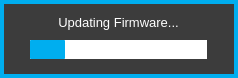
<?xml version="1.0" encoding="UTF-8"?>
<ui version="4.0">
 <class>FwProgressForm</class>
 <widget class="QWidget" name="FwProgressForm">
  <property name="geometry">
   <rect>
    <x>0</x>
    <y>0</y>
    <width>238</width>
    <height>78</height>
   </rect>
  </property>
  <property name="windowTitle">
   <string>Form</string>
  </property>
  <property name="styleSheet">
   <string notr="true">QWidget
{
	background:		rgba(35,31,32,255);
	border: 4px solid rgba(0,174,239,255);
}  

QWidget:hover
{
	/*border:				3px solid rgb(0, 126, 126)*/
}        

/*-------QFrame-------*/
QFrame
{
	background: rgb(60, 60, 60);
}

/* ---------- QLabels ------------*/
QLabel
{
	background:		rgba(0,0,0,0);
	color: 				white;
	font: 				10pt &quot;Futura&quot;;
	border:				none;
}

QLabel:hover
{
	border:				none;
}  

/* ---------- QSpinBox ------------*/
QSpinBox
{
	font: 10pt &quot;Futura&quot;;
	border: 2px solid rgb(0,174,239);
	background-color: rgba(0, 0, 0, 255);
	color: white;
	padding:0, 3, 0, 0;
}

QSpinBox::focus
{
	border: none;
	outline: none;
}

/* ---------- QLineEdit ------------*/
QLineEdit
{
	font: 10pt &quot;Futura&quot;;
	background: rgba(0,174,239,0);
	border: 2px solid rgba(0,174,239,255);
	border-radius: 0px;
	color: white;
	padding-left: 2px;
	padding-bottom: 2px;
}

QLineEdit:focus
{
	font: 10pt &quot;Futura&quot;;
	background: rgba(0,174,239,0);
	border: 2px solid white;
	border-radius: 0px;
	color: white;
	padding-left: 2px;
	padding-bottom: 2px;
}

/* ---------- QCheckBox ------------*/
QCheckBox
{
	font: 10pt &quot;Futura&quot;;
	background:rgba(0,174,239,0);
	color: white;
	padding:0, 3, 0, 0;
	border: none;
}

QCheckBox:focus
{
	background:rgba(0,174,239,0);
}


/* ------- QStackedWidget ---------*/
QStackedWidget
{
border-top: 1px solid white;
background: black;
}

/*---------- QPushButton ---------*/
QPushButton
{
	border: 2px solid rgba(0,174,239,255);
	font: 10pt &quot;Futura&quot;;
	color: white;
}

QPushButton:pressed
{
	border: 2px solid white;
	font: 9pt &quot;Futura&quot;;
	background: rgba(0,174,239,255);
	color: white;
}

/*---------- QProgress Bar ---------*/
QProgressBar 
{
border: 2px solid rgb(60, 60, 60);
padding: 0px;
background: white;
 }

QProgressBar::chunk
{
background-color: rgba(0,174,239,255);
border-radius: 1px;
}

</string>
  </property>
  <widget class="QFrame" name="warningFrame">
   <property name="geometry">
    <rect>
     <x>0</x>
     <y>0</y>
     <width>238</width>
     <height>78</height>
    </rect>
   </property>
   <property name="focusPolicy">
    <enum>Qt::NoFocus</enum>
   </property>
   <property name="styleSheet">
    <string notr="true"/>
   </property>
   <property name="frameShape">
    <enum>QFrame::StyledPanel</enum>
   </property>
   <property name="frameShadow">
    <enum>QFrame::Raised</enum>
   </property>
   <widget class="QFrame" name="warningSubFrame">
    <property name="geometry">
     <rect>
      <x>8</x>
      <y>8</y>
      <width>221</width>
      <height>61</height>
     </rect>
    </property>
    <property name="focusPolicy">
     <enum>Qt::NoFocus</enum>
    </property>
    <property name="styleSheet">
     <string notr="true">QFrame 
{
background: none;
border:none;
}
</string>
    </property>
    <property name="frameShape">
     <enum>QFrame::StyledPanel</enum>
    </property>
    <property name="frameShadow">
     <enum>QFrame::Raised</enum>
    </property>
    <widget class="QLabel" name="found">
     <property name="geometry">
      <rect>
       <x>0</x>
       <y>-1</y>
       <width>221</width>
       <height>31</height>
      </rect>
     </property>
     <property name="focusPolicy">
      <enum>Qt::NoFocus</enum>
     </property>
     <property name="styleSheet">
      <string notr="true">font: 10pt;</string>
     </property>
     <property name="text">
      <string>Updating Firmware...</string>
     </property>
     <property name="alignment">
      <set>Qt::AlignCenter</set>
     </property>
    </widget>
    <widget class="QProgressBar" name="progressBar">
     <property name="geometry">
      <rect>
       <x>20</x>
       <y>30</y>
       <width>181</width>
       <height>23</height>
      </rect>
     </property>
     <property name="focusPolicy">
      <enum>Qt::NoFocus</enum>
     </property>
     <property name="styleSheet">
      <string notr="true"/>
     </property>
     <property name="value">
      <number>20</number>
     </property>
     <property name="alignment">
      <set>Qt::AlignCenter</set>
     </property>
     <property name="textVisible">
      <bool>false</bool>
     </property>
    </widget>
   </widget>
  </widget>
 </widget>
 <resources/>
 <connections/>
</ui>
